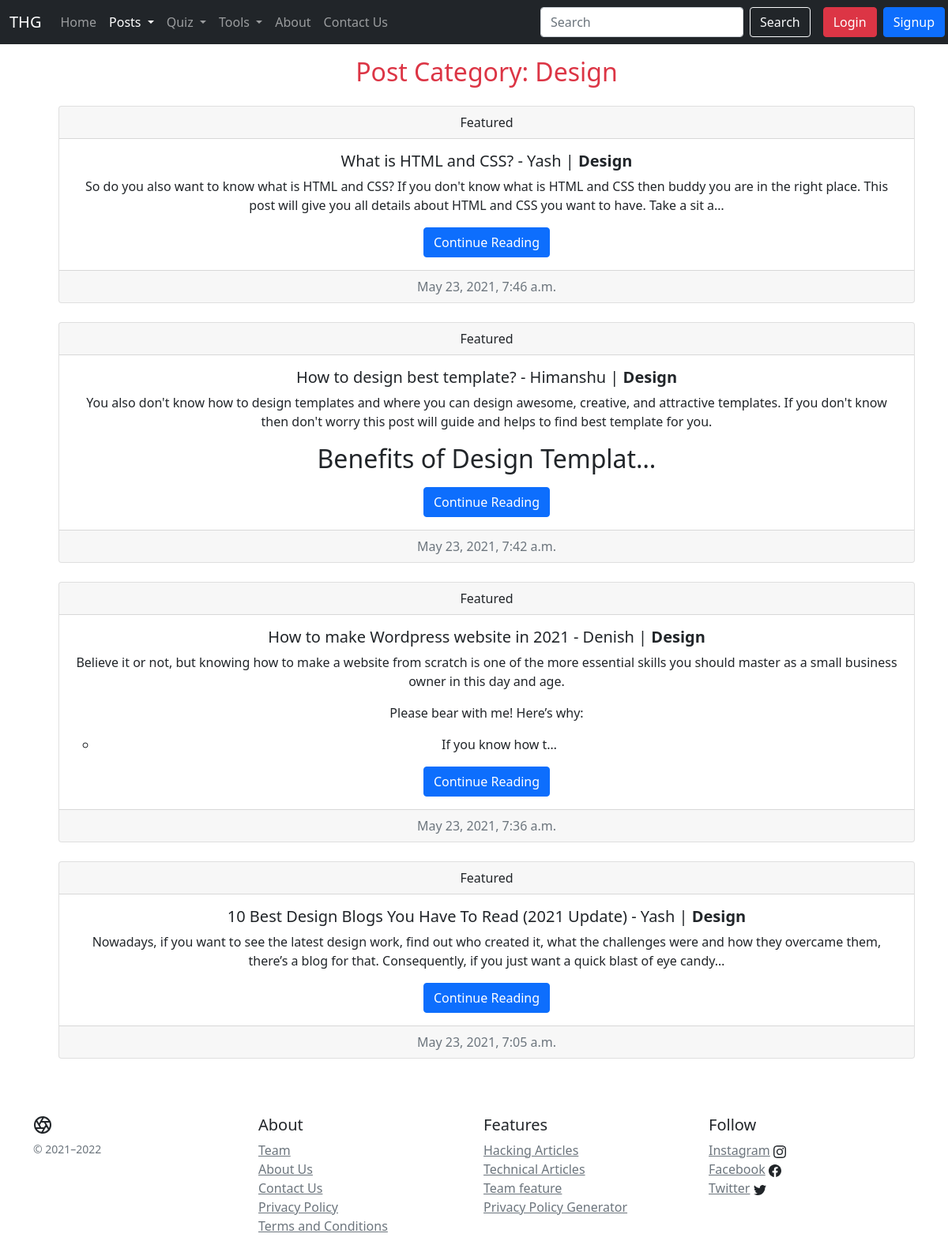
Page /design/ on the committed database.
### THG/models.py (models this page shows, shortened)
class Post(models.Model):
    title = models.CharField(max_length=200, unique=True)
    slug = models.SlugField(max_length=200, unique=True)
    category = models.CharField(max_length=50, default="")
    author = models.ForeignKey(User, on_delete= models.CASCADE,related_name='blog_posts')
    updated_on = models.DateTimeField(auto_now= True)
    content = models.TextField()
    created_on = models.DateTimeField(auto_now_add=True)
    status = models.IntegerField(choices=STATUS, default=0)
    class Meta:
        ordering = ['-created_on']

### THG/views.py (the view)
# urls.py: path('design/',views.design_posts, name="design"),
def design_posts(request):
    allDesignPosts = Post.objects.filter(category="Design")
    params = {'allPosts': allDesignPosts, 'post_category':'Design'}
    return render(request, "category_post/category_wise_post.html", params)

### THG/templates/category_post/category_wise_post.html (shortened to what this page needs)
{% extends 'base.html' %}
{% block postsdropdownactive %} active {% endblock postsdropdownactive %}
{% block body %}
<div class="container row-md-3">
  <ul>
  {% if allPosts %}
  <center><h2 class="text-danger mt-3">Post Category: {{post_category}}</h2></center>
    {% for post in allPosts %}
    <div class="card text-center my-4">
      <div class="card-header">
        Featured
      </div>
      <div class="card-body">
        <h5 class="card-title">{{ post.title }}</a> - {{ post.author }} | <b>{{ post.category }}</b></h5>
        <p class="card-text mb-auto"><div class="preview">{{post.content|safe|truncatechars:250}}</div></p>
        <a href="{% url 'post_detail' post.slug %}" class="btn btn-primary">Continue Reading</a>
      </div>
      <div class="card-footer text-muted">
        {{ post.created_on }}
      </div>
    </div>
    {% endfor %}
    {% else %}
    <center><h3 style="color:#ff4400;" class="my-3">**We're sorry but there are no post for this category** :(</h3></center>
    {% endif %}
</div>
{% endblock %}

### rows in the picture
Post: title "What is HTML and CSS?", author "Yash", category "Design", content "So do you also want to know what is HTML and CSS? If you don't know what is HTML and CSS then buddy you are in the right place. This post will give you all details about HTML and CSS you want to have. Take a sit a…", created_on "May 23, 2021, 7:46 a.m."
Post: title "How to design best template?", author "Himanshu", category "Design", content "You also don't know how to design templates and where you can design awesome, creative, and attractive templates. If you don't know then don't worry this post will guide and helps to find best template for you. Benefits of Design Templat…", created_on "May 23, 2021, 7:42 a.m."
Post: title "How to make Wordpress website in 2021", author "Denish", category "Design", content "Believe it or not, but knowing how to make a website from scratch is one of the more essential skills you should master as a small business owner in this day and age. Please bear with me! Here’s why: If you know how t…", created_on "May 23, 2021, 7:36 a.m."
Post: title "10 Best Design Blogs You Have To Read (2021 Update)", author "Yash", category "Design", content "Nowadays, if you want to see the latest design work, find out who created it, what the challenges were and how they overcame them, there’s a blog for that. Consequently, if you just want a quick blast of eye candy…", created_on "May 23, 2021, 7:05 a.m."

### other values in the picture
{{ post_category }} "Design"
